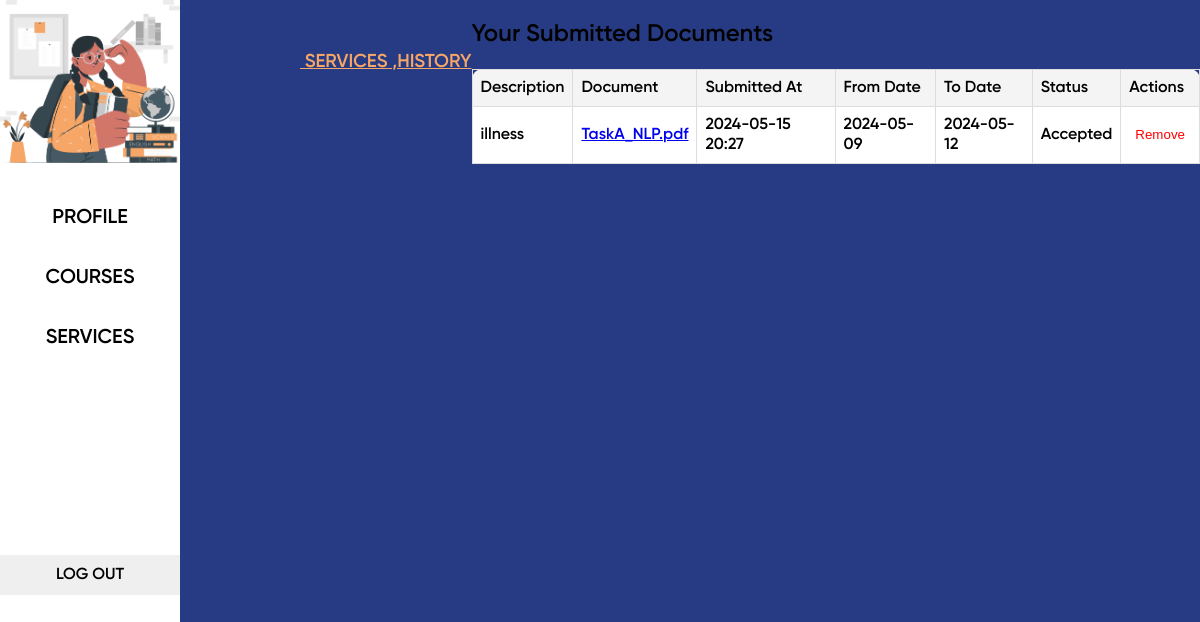
/student_docuemnt_history/ (signed in), run on the app's committed database.
### dashboard/models.py (models this page shows, shortened)
class SubmittedDocument(models.Model):
    student = models.ForeignKey(CustomUser, on_delete=models.CASCADE, related_name="documents")
    description = models.TextField()
    document = models.FileField(upload_to='student_documents/')
    submitted_at = models.DateTimeField(auto_now_add=True)
    from_date = models.DateTimeField(blank=False)
    to_date = models.DateTimeField(blank=False)
    ACCEPTED_CHOICES = [
        (0, 'Not Checked'),
        (1, 'Accepted'),
        (2, 'Rejected')
    ]
    accepted = models.IntegerField(default=0, choices=ACCEPTED_CHOICES)

### dashboard/views.py (the view, shortened to what this page needs)
# urls.py: path('student_docuemnt_history/', views.student_document_history ,name='student_document_history'),
@login_required
def student_document_history(request):
    documents = SubmittedDocument.objects.filter(student=request.user).order_by('-submitted_at')
    return render(request, 'dashboard/student_history.html', {'documents': documents})

### dashboard/templates/dashboard/student_history.html (shortened to what this page needs)
{% extends "dashboard/student_base.html" %}
{% block content %}
<div class="hirarchi">
    <h3 onclick="window.location.href='{% url 'dashboard:student_document_submission'%}'" >&nbsp;SERVICES</h3>
    <h3 onclick="window.location.href='{% url 'dashboard:student_document_history' %}'" >&nbsp;,HISTORY</h3>
</div>
<br>
<div class="document-section">
<h2>Your Submitted Documents</h2>
<table>
    <thead>
        <tr>
            <th>Description</th>
            <th>Document</th>
            <th>Submitted At</th>
            <th>From Date</th>
            <th>To Date</th>
            <th>Status</th>
            <th>Actions</th>
        </tr>
    </thead>
    <tbody>
        {% for document in documents %}
        <tr>
            <td>{{ document.description }}</td>
            <td><a href="{{ document.document.url }}" target="_blank">{{ document.document.name|cut:"student_documents/" }}</a></td>
            <td>{{ document.submitted_at|date:"Y-m-d H:i" }}</td>
            <td>{{ document.from_date|date:"Y-m-d " }}</td>
            <td>{{ document.to_date|date:"Y-m-d " }}</td>
            <td>
                {% if document.accepted == 0 %}
                    Not Checked
                {% elif document.accepted == 1 %}
                    Accepted
                {% else %}
                    Rejected
                {% endif %}
            </td>
            <td>
                <form action="" method="post">
                    <button type="submit" class="btn-remove" onclick="return confirm('Are you sure you want to remove this document?');">Remove</button>
                </form>
            </td>
        </tr>
        {% empty %}
        <tr>
            <td colspan="7">No documents submitted.</td>
        </tr>
        {% endfor %}
    </tbody>
</table>
</div>
{% endblock content %}

### static/css/student_base.css (style rules this page uses)
body,html { font-family: gilroy-600; background-color: #263B83; height: 100vh; width: 100vw; margin: 0; padding: 0; cursor: pointer; display: flex; flex-direction: row; }
th:first-child { border-top-left-radius: 10px; width: 5vw; border: none; }
th:last-child { border-top-right-radius: 10px; border: none; }
.hirarchi { margin-top: 4vh; display:flex; flex-direction:row; height: 30vh; margin-left: 10vw; text-decoration: underline; color:#F6A667; }

### dashboard/templates/dashboard/student_history.html (style rules this page uses)
.document-section table { width: 100%; border-collapse: collapse; color: rgb(0, 0, 0); }
.document-section th, .document-section td { border: 1px solid #ddd; padding: 8px; text-align: left; background-color: white; }
.document-section th { background-color: #f4f4f4; }
.document-section .btn-remove { color: red; background: none; border: none; cursor: pointer; }

### data on the page
SubmittedDocument: description "illness", document.name "TaskA_NLP.pdf", submitted_at "2024-05-15 20:27", from_date "2024-05-09", to_date "2024-05-12", accepted "Accepted"
